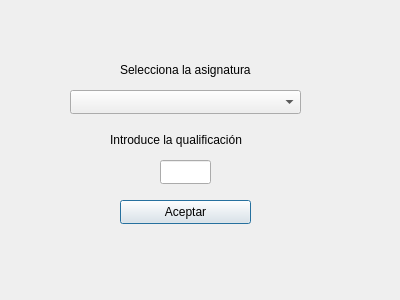
<?xml version="1.0" encoding="UTF-8"?>
<ui version="4.0">
 <class>nota</class>
 <widget class="QDialog" name="nota">
  <property name="geometry">
   <rect>
    <x>0</x>
    <y>0</y>
    <width>400</width>
    <height>300</height>
   </rect>
  </property>
  <property name="windowTitle">
   <string>Dialog</string>
  </property>
  <widget class="QLabel" name="label">
   <property name="geometry">
    <rect>
     <x>120</x>
     <y>60</y>
     <width>131</width>
     <height>20</height>
    </rect>
   </property>
   <property name="text">
    <string>Selecciona la asignatura</string>
   </property>
  </widget>
  <widget class="QLabel" name="label_2">
   <property name="geometry">
    <rect>
     <x>110</x>
     <y>130</y>
     <width>171</width>
     <height>20</height>
    </rect>
   </property>
   <property name="text">
    <string>Introduce la qualificación</string>
   </property>
  </widget>
  <widget class="QLineEdit" name="nnota">
   <property name="geometry">
    <rect>
     <x>160</x>
     <y>160</y>
     <width>51</width>
     <height>24</height>
    </rect>
   </property>
  </widget>
  <widget class="QPushButton" name="btnAceptar">
   <property name="geometry">
    <rect>
     <x>120</x>
     <y>200</y>
     <width>131</width>
     <height>24</height>
    </rect>
   </property>
   <property name="text">
    <string>Aceptar</string>
   </property>
  </widget>
  <widget class="QComboBox" name="comboBox">
   <property name="geometry">
    <rect>
     <x>70</x>
     <y>90</y>
     <width>231</width>
     <height>24</height>
    </rect>
   </property>
  </widget>
 </widget>
 <resources/>
 <connections/>
</ui>
